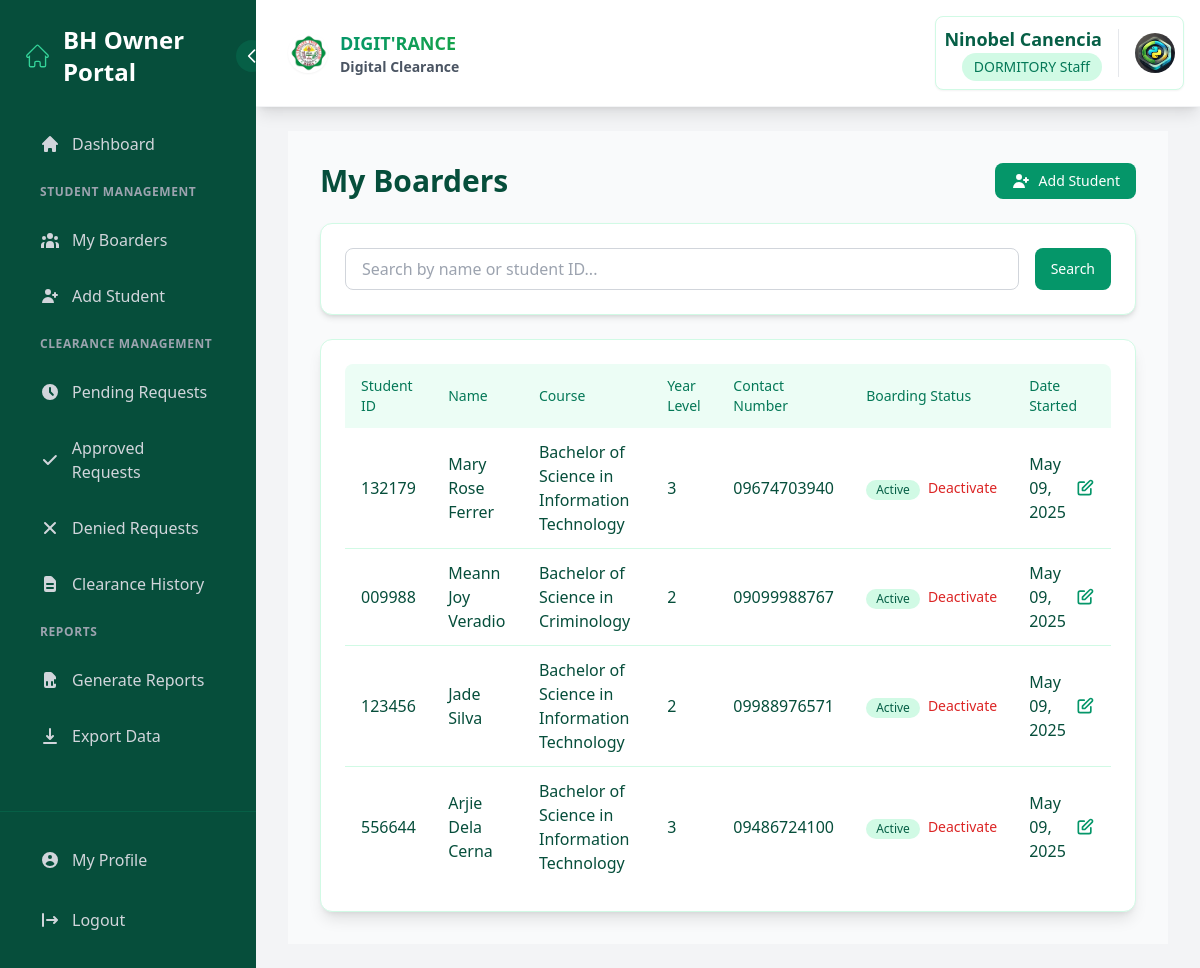
The app's page /dormitory-owner/boarders/ (signed in) with its own data.
### core/models.py (models this page shows, shortened)
class Staff(models.Model):
    user = models.OneToOneField(User, on_delete=models.CASCADE)
    office = models.ForeignKey(Office, on_delete=models.CASCADE, related_name='staff')
    role = models.CharField(max_length=100)
    is_dormitory_owner = models.BooleanField(default=False)
    boarding_house_address = models.TextField(verbose_name="Boarding House Address", null=True, blank=True)
    profile_picture = models.ImageField(upload_to='staff_profiles/', null=True, blank=True)
    def get_profile_picture_url(self):
        return self.profile_picture.url if self.profile_picture else static('img/default-profile.png')

class Office(models.Model):
    OFFICE_TYPES = [
        ('SET', 'SET'),
        ('STE', 'STE'),
        ('SOCJE', 'SOCJE'),
        ('SAFES', 'SAFES'),
        ('SSB SET', 'SSB SET'),
        ('SSB STE', 'SSB STE'),
        ('SSB SOCJE', 'SSB SOCJE'),
        ('SSB SAFES', 'SSB SAFES'),
        ('OTHER', 'OTHER'),
    ]
    name = models.CharField(max_length=255, unique=True)
    office_type = models.CharField(max_length=50, choices=OFFICE_TYPES, default='OTHER')
    affiliated_dean = models.ForeignKey(Dean, on_delete=models.SET_NULL, null=True, blank=True)
    description = models.TextField(blank=True, null=True)
    location = models.CharField(max_length=255, blank=True, null=True)
    contact_number = models.CharField(max_length=50, blank=True, null=True)
    email = models.EmailField(blank=True, null=True)
    created_at = models.DateTimeField(auto_now_add=True)

class Student(models.Model):
    user = models.OneToOneField(User, on_delete=models.CASCADE)
    student_id = models.CharField(max_length=20, unique=True)
    course = models.ForeignKey(Course, on_delete=models.PROTECT)
    program_chair = models.ForeignKey('ProgramChair', on_delete=models.SET_NULL, null=True, blank=True)
    dormitory_owner = models.ForeignKey('Staff', on_delete=models.SET_NULL, null=True, blank=True, related_name='dormitory_students')
    year_level = models.IntegerField()
    contact_number = models.CharField(max_length=20, blank=True, null=True)
    is_boarder = models.BooleanField(default=False)
    boarder_since = models.DateTimeField(verbose_name="Date Started as a Boarder", null=True, blank=True)
    created_at = models.DateTimeField(auto_now_add=True)
    is_approved = models.BooleanField(default=False)
    rejection_reason = models.TextField(blank=True, null=True)
    profile_picture = models.ImageField(upload_to='student_profiles/', null=True, blank=True)
    def get_full_name(self):
        return self.user.get_full_name()

class Course(models.Model):
    code = models.CharField(max_length=10, unique=True)
    name = models.CharField(max_length=100)
    dean = models.ForeignKey(Dean, on_delete=models.PROTECT, related_name='courses')
    is_active = models.BooleanField(default=True)
    created_at = models.DateTimeField(auto_now_add=True)
    updated_at = models.DateTimeField(auto_now=True)
    class Meta:
        ordering = ['code']

### core/views.py (the view)
# urls.py: path('dormitory-owner/boarders/', views.bh_owner_boarders, name='bh_owner_boarders'),
@login_required
def bh_owner_boarders(request):
    if not hasattr(request.user, 'staff') or not request.user.staff.is_dormitory_owner:
        messages.error(request, "You don't have permission to access this page.")
        return redirect('home')
    staff = request.user.staff
    students = Student.objects.filter(dormitory_owner=staff).select_related('user', 'course')
    search_query = request.GET.get('search', '')
    if search_query:
        students = students.filter(
            Q(user__first_name__icontains=search_query) |
            Q(user__last_name__icontains=search_query) |
            Q(student_id__icontains=search_query)
        )
    paginator = Paginator(students, 10)  # Show 10 students per page
    page = request.GET.get('page')
    try:
        students_page = paginator.page(page)
    except PageNotAnInteger:
        students_page = paginator.page(1)
    except EmptyPage:
        students_page = paginator.page(paginator.num_pages)
    return render(request, 'core/bh_owner_boarders.html', {
        'students': students_page,
        'dormitory_owner': staff,
        'search_query': search_query,
    })

### templates/core/bh_owner_boarders.html (shortened to what this page needs)
{% extends "base.html" %}
{% block sidebar %}
{% include "components/bh_owner_sidenav.html" %}
{% endblock %}
{% block content %}
<div class="flex">
    <div class="flex-1 p-8 overflow-auto bg-gray-50">
        <div class="flex justify-between items-center mb-6">
            <h1 class="text-3xl font-bold text-emerald-900">My Boarders</h1>
            <a href="{% url 'bh_owner_add_student' %}" class="bg-emerald-600 hover:bg-emerald-700 text-white px-4 py-2 rounded-lg text-sm font-medium flex items-center gap-2">
                <svg xmlns="http://www.w3.org/2000/svg" class="h-5 w-5" viewBox="0 0 20 20" fill="currentColor">
                    <path d="M8 9a3 3 0 100-6 3 3 0 000 6zM8 11a6 6 0 016 6H2a6 6 0 016-6zM16 7a1 1 0 10-2 0v1h-1a1 1 0 100 2h1v1a1 1 0 102 0v-1h1a1 1 0 100-2h-1V7z" />
                </svg>
                Add Student
            </a>
        </div>
        <div class="bg-white rounded-xl shadow-md p-6 border border-emerald-100 mb-6">
            <form method="GET" action="{% url 'bh_owner_boarders' %}" class="flex gap-4">
                <div class="flex-1">
                    <input type="text" name="search" value="{{ search_query }}" placeholder="Search by name or student ID..."
                           class="w-full px-4 py-2 border border-gray-300 rounded-lg focus:outline-none focus:ring-2 focus:ring-emerald-500 focus:border-emerald-500">
                </div>
                <button type="submit" class="bg-emerald-600 hover:bg-emerald-700 text-white px-4 py-2 rounded-lg text-sm font-medium">
                    Search
                </button>
            </form>
        </div>
        <div class="bg-white rounded-xl shadow-lg p-6 border border-emerald-100">
            <div class="overflow-x-auto">
                <table class="min-w-full bg-white rounded-lg overflow-hidden">
                    <thead class="bg-emerald-50">
                        <tr>
                            <th class="px-4 py-3 text-left text-sm font-medium text-emerald-700">Student ID</th>
                            <th class="px-4 py-3 text-left text-sm font-medium text-emerald-700">Name</th>
                            <th class="px-4 py-3 text-left text-sm font-medium text-emerald-700">Course</th>
                            <th class="px-4 py-3 text-left text-sm font-medium text-emerald-700">Year Level</th>
                            <th class="px-4 py-3 text-left text-sm font-medium text-emerald-700">Contact Number</th>
                            <th class="px-4 py-3 text-left text-sm font-medium text-emerald-700">Boarding Status</th>
                            <th class="px-4 py-3 text-left text-sm font-medium text-emerald-700">Date Started</th>
                        </tr>
                    </thead>
                    <tbody class="divide-y divide-emerald-100">
                        {% for student in students %}
                        <tr class="hover:bg-emerald-50 transition-colors duration-200">
                            <td class="px-4 py-3 text-emerald-900">{{ student.student_id }}</td>
                            <td class="px-4 py-3 font-medium text-emerald-900">{{ student.get_full_name }}</td>
                            <td class="px-4 py-3 text-emerald-900">{{ student.course.name }}</td>
                            <td class="px-4 py-3 text-emerald-900">{{ student.year_level }}</td>
                            <td class="px-4 py-3 text-emerald-900">{{ student.contact_number }}</td>
                            <td class="px-4 py-3">
                                <div class="flex items-center justify-between">
                                    <div>
                                        {% if student.is_boarder %}
                                            <span class="inline-flex items-center px-2.5 py-0.5 rounded-full text-xs font-medium bg-emerald-100 text-emerald-800">
                                                Active
                                            </span>
                                        {% else %}
                                            <span class="inline-flex items-center px-2.5 py-0.5 rounded-full text-xs font-medium bg-gray-100 text-gray-800">
                                                Inactive
                                            </span>
                                        {% endif %}
                                    </div>
                                    <button type="button"
                                            onclick="showStatusToggleModal({{ student.id }}, '{{ student.get_full_name|escapejs }}', {{ student.is_boarder|yesno:'true,false' }})"
                                            class="ml-2 text-sm font-medium {% if student.is_boarder %}text-red-600 hover:text-red-800{% else %}text-emerald-600 hover:text-emerald-800{% endif %}">
                                        {% if student.is_boarder %}
                                            Deactivate
                                        {% else %}
                                            Activate
                                        {% endif %}
                                    </button>
                                </div>
                            </td>
                            <td class="px-4 py-3 text-emerald-900">
                                <div class="flex items-center justify-between">
                                    <div>
                                        {% if student.boarder_since %}
                                            {{ student.boarder_since|date:"F d, Y" }}
                                        {% else %}
                                            <span class="text-gray-500 italic">Not recorded</span>
                                        {% endif %}
                                    </div>
                                    <button type="button"
                                            onclick="showDateEditModal({{ student.id }}, '{{ student.get_full_name|escapejs }}', '{% if student.boarder_since %}{{ student.boarder_since|date:'Y-m-d' }}T{{ student.boarder_since|time:'H:i' }}{% endif %}')"
                                            class="ml-2 text-emerald-600 hover:text-emerald-800">
                                        <svg xmlns="http://www.w3.org/2000/svg" class="h-5 w-5" fill="none" viewBox="0 0 24 24" stroke="currentColor">
                                            <path stroke-linecap="round" stroke-linejoin="round" stroke-width="2" d="M11 5H6a2 2 0 00-2 2v11a2 2 0 002 2h11a2 2 0 002-2v-5m-1.414-9.414a2 2 0 112.828 2.828L11.828 15H9v-2.828l8.586-8.586z" />
                                        </svg>
                                    </button>
                                </div>
                            </td>
                        </tr>
                        {% endfor %}
                    </tbody>
                </table>
            </div>
        </div>
    </div>
</div>
{% endblock %}

### templates/components/navbar.html (shortened to what this page needs)
{% load static %}
<header class="bg-white shadow-lg p-3 sm:p-4 flex justify-between items-center border-b border-gray-100 sticky top-0 z-30">
    <div class="flex items-center">
        <h1 class="text-xl font-bold flex items-center ml-4 text-gray-800">
            <a href="{% url 'home' %}" class="flex items-center group">
                <img src="{% static 'img/permit_logo.png' %}" alt="JHCSC Logo" class="h-8 w-8 sm:h-10 sm:w-10 mr-2 sm:mr-3 rounded-full shadow-sm">
                <div class="flex flex-col">
                    <span class="text-gradient bg-clip-text text-transparent bg-gradient-to-r from-emerald-600 to-green-600 group-hover:from-emerald-700 group-hover:to-green-700 transition-all text-sm sm:text-base md:text-lg">
                    </span>
                    <span class="text-xs sm:text-sm text-gray-600">Digital Clearance</span>
                </div>
            </a>
        </h1>    </div>
    <div class="flex items-center">
        {% if user.is_authenticated %}
            <div class="bg-white rounded-lg shadow-sm border border-emerald-100 hover:shadow-md transition-all duration-200">
                <div class="flex items-center space-x-1 sm:space-x-2 md:space-x-4 p-1 sm:p-2">
                    <div class="hidden sm:flex flex-col items-end">
                        <span class="font-semibold text-lg text-emerald-800">
                            {% if user.programchair %}
                                {{ user.programchair.user.get_full_name }}
                            {% elif user.student %}
                                {{ user.student.user.get_full_name }}
                            {% elif user.staff %}
                                {{ user.staff.user.get_full_name }}
                            {% elif user.is_superuser %}
                                {{ user.get_full_name }}
                            {% else %}
                                {{ user.get_full_name }}
                            {% endif %}
                        </span>
                        <span class="text-sm px-3 py-1 bg-emerald-100 text-emerald-700 rounded-full font-medium">
                            {% if user.programchair %}
                                Program Chair
                            {% elif user.student %}
                                Student
                            {% elif user.staff %}
                                {{ user.staff.office.name }} Staff
                            {% elif user.is_superuser %}
                                Administrator
                            {% endif %}
                        </span>
                    </div>
                    <div class="relative group">
                        {% if user.student %}
                            <img src="{{ user.student.get_profile_picture_url }}"
                                 alt="Profile"
                                 class="w-8 h-8 sm:w-10 sm:h-10 rounded-full object-cover">
                        {% elif user.programchair %}
                            <img src="{{ user.programchair.get_profile_picture_url }}"
                                 alt="Profile"
                                 class="w-8 h-8 sm:w-10 sm:h-10 rounded-full object-cover">
                        {% elif user.staff %}
                            <img src="{{ user.staff.get_profile_picture_url }}"
                                 alt="Profile"
                                 class="w-8 h-8 sm:w-10 sm:h-10 rounded-full object-cover">
                        {% endif %}
                    </div>
                </div>
            </div>
        {% endif %}
    </div>
</header>

### templates/components/navbar.html (style rules this page uses)
.text-gradient { background-size: 100%; -webkit-background-clip: text; -moz-background-clip: text; -webkit-text-fill-color: transparent; -moz-text-fill-color: transparent; }

### records on screen
Student: student_id "132179", get_full_name "Mary Rose Ferrer", course.name "Bachelor of Science in Information Technology", year_level "3", contact_number "09674703940", is_boarder "Active", boarder_since "May 09, 2025"
Student: student_id "009988", get_full_name "Meann Joy Veradio", course.name "Bachelor of Science in Criminology", year_level "2", contact_number "09099988767", is_boarder "Active", boarder_since "May 09, 2025"
Student: student_id "123456", get_full_name "Jade Silva", course.name "Bachelor of Science in Information Technology", year_level "2", contact_number "09988976571", is_boarder "Active", boarder_since "May 09, 2025"
Student: student_id "556644", get_full_name "Arjie Dela Cerna", course.name "Bachelor of Science in Information Technology", year_level "3", contact_number "09486724100", is_boarder "Active", boarder_since "May 09, 2025"

### other values on screen
{{ user.staff.user.get_full_name }} "Ninobel Canencia"
{{ user.staff.office.name }} "DORMITORY"
